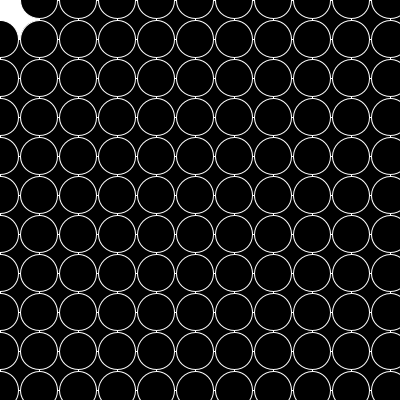
Frame 1 (no input)
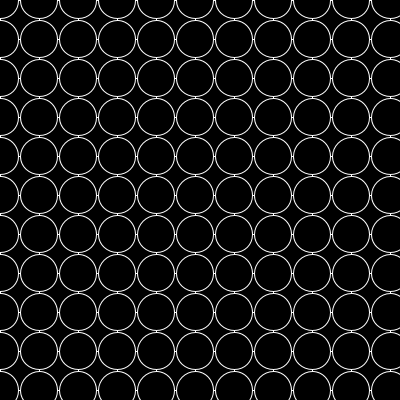
Frame 60 (the mouse pressed at the canvas centre just before this capture)
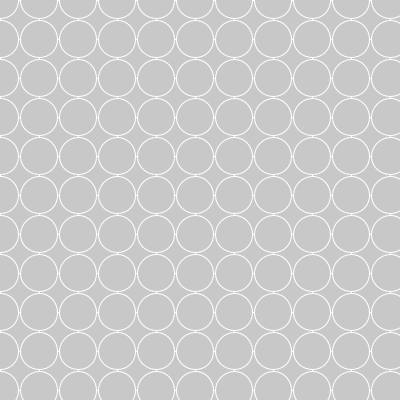
Frame 120 (the mouse held since frame 60 and released just before this capture)

The Processing sketch that drew these frames (run headless with seeded random() and noise(); from frame 60 on, the mouse is pressed at the canvas centre):

// Processing sketch: processing_28778
// ── processing_28778.pde

void setup () {
  size (400, 400);
  smooth ();
  }
  
  void draw () {
    for (int y = 0; y <= height; y = y + 39) {
      for (int x = 0; x <= width; x = x + 39) {
        stroke (255);
        rect (x, y, 39, 39);
        ellipse(x, y, 37, 37);
        
        fill (mouseX);
        // Bildwechsel
        
      }
    }
  }
